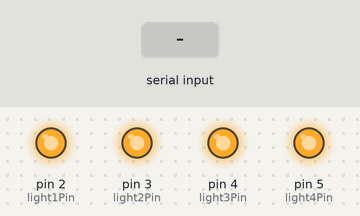
A sketch run on a simulated Arduino Uno, built with avr-gcc and run on an emulated ATmega328P. Shown: output pins drawn as LEDs (lit = HIGH). The test bench sets the inputs (shaded band).

Above: at 1.2 s.
1.3 s: "P" received over Serial
At 2.0 s:
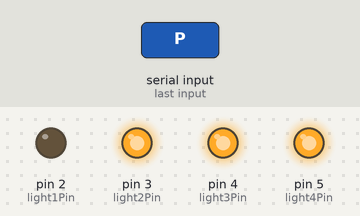
2.8 s: "Q" received over Serial
At 3.2 s:
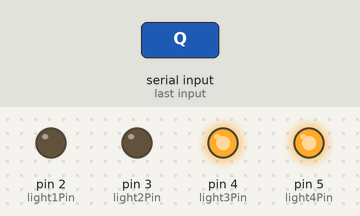
4.3 s: "E" received over Serial
At 5.5 s:
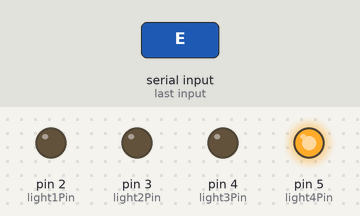
5.8 s: "T" received over Serial
At 6.6 s:
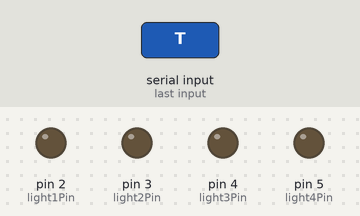
7.3 s: "M" received over Serial
At 7.8 s:
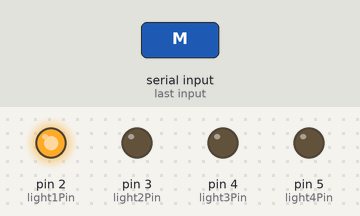
8.8 s: "N" received over Serial
At 10.1 s:
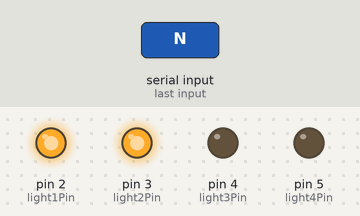
Timing chart, 0 to 11.3 s (numbered marks = the images above; inputs shaded):
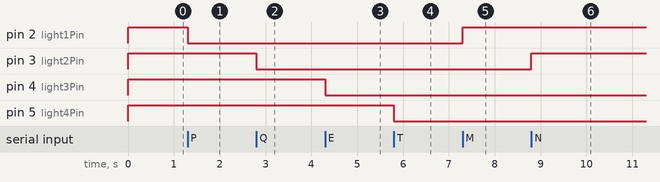

Measured:
- after the input at 1.3 s, pin 2 (light1Pin): HIGH → LOW at once
- after the input at 2.8 s, pin 3 (light2Pin): HIGH → LOW at once
- after the input at 4.3 s, pin 4 (light3Pin): HIGH → LOW at once
- after the input at 5.8 s, pin 5 (light4Pin): HIGH → LOW at once
- after the input at 7.3 s, pin 2 (light1Pin): LOW → HIGH at once
- after the input at 8.8 s, pin 3 (light2Pin): LOW → HIGH at once

The sketch:

arduino_code.ino
```cpp
// Define the pins for your lights
const int light1Pin = 2;  // Change to the actual pin number for light 1
const int light2Pin = 3;  // Change to the actual pin number for light 2
const int light3Pin = 4;  // Change to the actual pin number for light 3
const int light4Pin = 5;  // Change to the actual pin number for light 4

char command; // Variable to store incoming commands

void setup() {
  // Initialize serial communication
  Serial.begin(9600);

  // Initialize light pins as outputs
  pinMode(light1Pin, OUTPUT);
  pinMode(light2Pin, OUTPUT);
  pinMode(light3Pin, OUTPUT);
  pinMode(light4Pin, OUTPUT);

  // Initially, turn off all lights
  digitalWrite(light1Pin, HIGH);
  digitalWrite(light2Pin, HIGH);
  digitalWrite(light3Pin, HIGH);
  digitalWrite(light4Pin, HIGH);
}

void loop() {
  // Check for incoming serial data
  if (Serial.available() > 0) {
    command = Serial.read(); // Read the incoming command

    // Process the command
    if (command == 'D') {
      // Turn off all lights
      digitalWrite(light1Pin, HIGH);
      digitalWrite(light2Pin, HIGH);
      digitalWrite(light3Pin, HIGH);
      digitalWrite(light4Pin, HIGH);
    } else if (command == 'P') {
      // Turn on light 1
      digitalWrite(light1Pin, LOW);
      delay(1000); // Delay to keep the light on for some time (1 second in this case)
      digitalWrite(light1Pin, LOW); // Turn off light 1 after delay
    } else if (command == 'Q') {
      // Turn on light 2
      digitalWrite(light2Pin, LOW);
      delay(1000);
      digitalWrite(light2Pin, LOW);
    } else if (command == 'E') {
      // Turn on light 3
      digitalWrite(light3Pin, LOW);
      delay(1000);
      digitalWrite(light3Pin, LOW);
    } else if (command == 'T') {
      // Turn on light 4
      digitalWrite(light4Pin, LOW);
      delay(1000);
      digitalWrite(light4Pin, LOW);
    } else if (command == 'M') {
      // Turn off light 1
      digitalWrite(light1Pin, HIGH);
    } else if (command == 'N') {
      // Turn off light 2
      digitalWrite(light2Pin, HIGH);
    } else if (command == 'Y') {
      // Turn off light 3
      digitalWrite(light3Pin, HIGH);
    } else if (command == 'I') {
      // Turn off light 4
      digitalWrite(light4Pin, HIGH);
    }
  }
}
```
